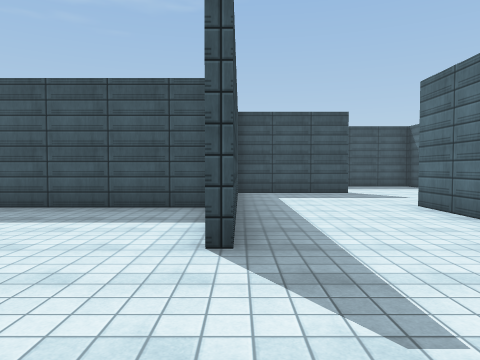
[1] (above)

15 first-person views from a walk through a 3-D level made in the Unity game engine. The camera is 1.3 m above the floor, tilts 2° down and sees 70° across. The floor is counted in squares, 1.8 m on a side. Each view is taken from the middle of a square. On the plan, view 1 faces up. The plan holds only what a view shows up to about 11 squares ahead; the rest is blank. The place goes on beyond the plan. The player is left out. Surface patterns are stand-ins for the level's own textures.

[2]
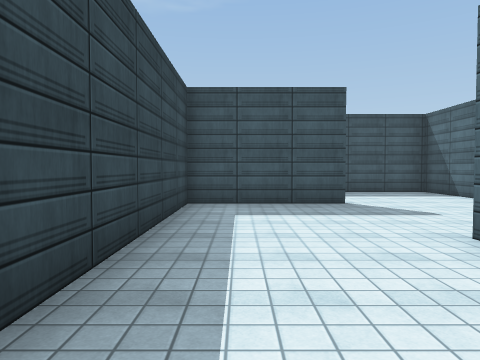

[3]
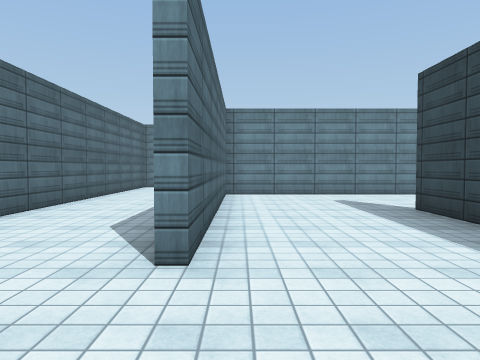

[4]
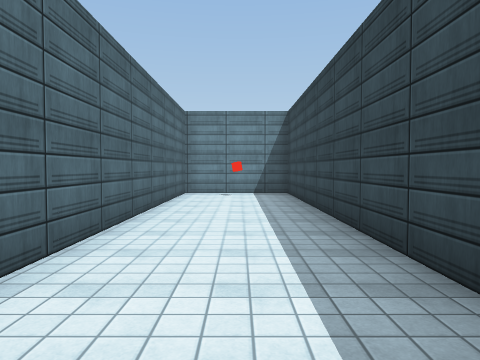

[5]
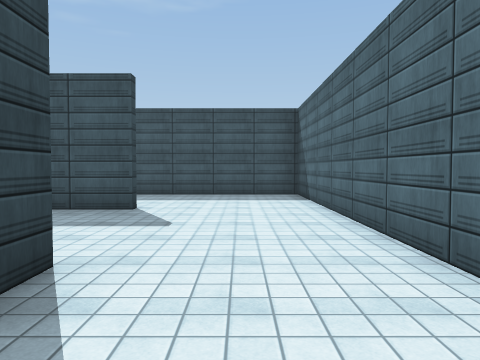

[6]
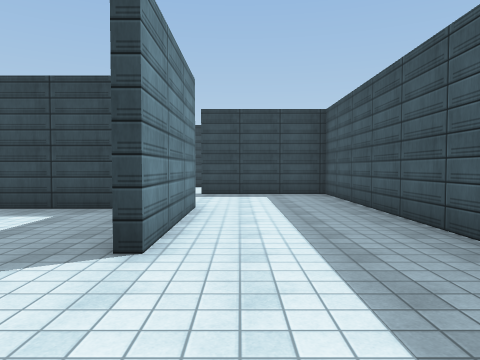

[7]
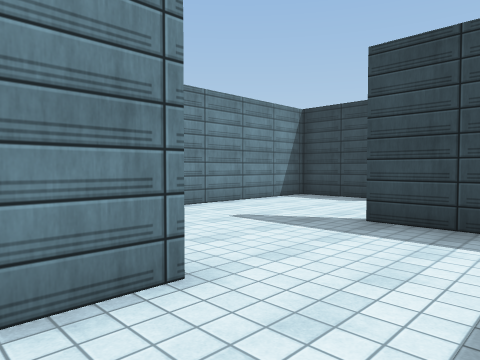

[8]
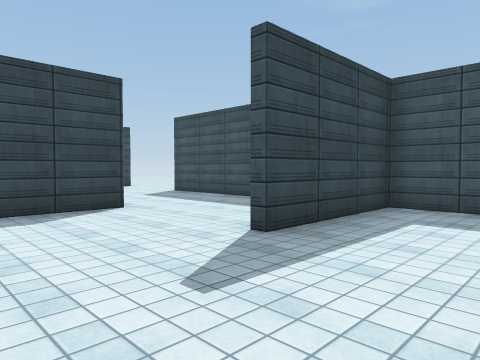

[9]
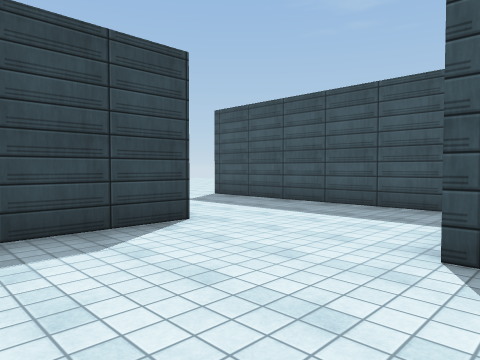

[10]
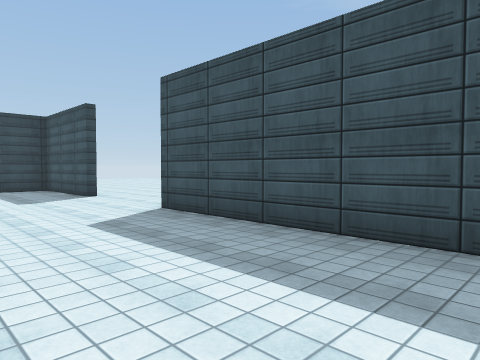

[11]
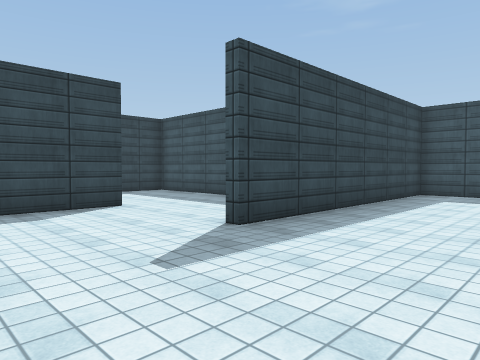

[12]
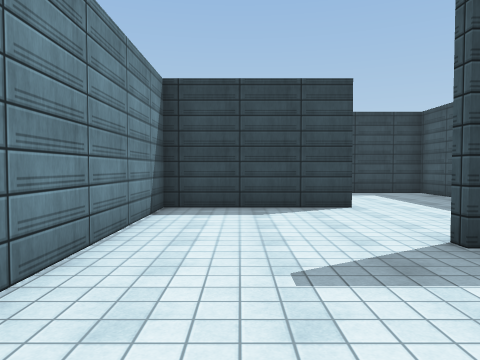

[13]
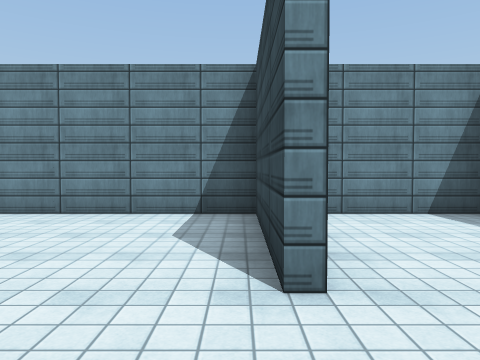

[14]
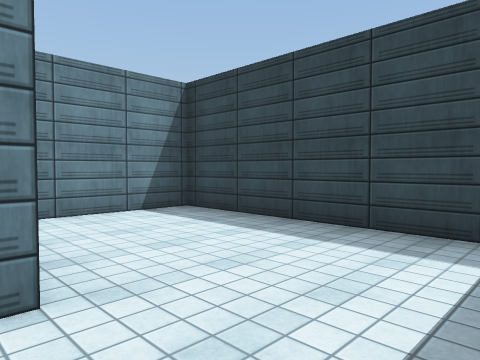

[15]
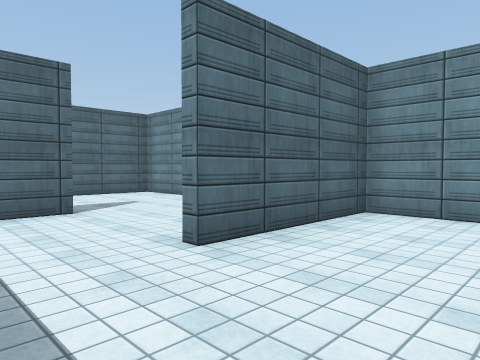

### Floor plan
Points are (right, up) in squares from view 1. A wall is a line through its corners. A room is listed if a view was taken in it or the views show most of it. See-through windows are left out.
Room 1 (views 1, 2, 3, 4, 5, 6, 7, 11, 12)
walls: (3.6, 4.1) (3.6, -3.8) (6.6, -3.8) (6.6, 4); (3.6, 6.5) (3.6, 5.9); (6.6, 6.1) (6.6, 13.4) (-0.5, 13.4); (-0.6, 6.2) (-2.5, 6.2); (-0.3, 3) (-0.3, 4.1); (3.2, 9.9) (-0.1, 9.9) (-0.1, 3); (-0.4, 10.2) (3.2, 10.2); (-3.3, 3.1) (-3.3, -0.4) (3.4, -0.4) (3.4, 6.5)
ways out: opening at (0, 11.5) to room 2; opening at (-3, 4.5) to room 3
Room 2 (views 8, 9, 10)
walls: (-6.9, 10) (-6.9, 6.5) (-2.9, 6.5); (-0.5, 13.4) (-3.5, 13.4) (-3.5, 9.9)
ways out: opening at (0, 11.5) to room 1; opening at (-5.5, 10)
Room 3 (views 13, 14, 15)
walls: (-2.5, 6.2) (-6.9, 6.2) (-6.9, -0.4) (-3.5, -0.4) (-3.5, 3.1)
ways out: opening at (-3, 4.5) to room 1

Where each view was taken, in squares from view 1:
view 1: 0 up, 0 right, facing up
view 2: 3 up, 1 right, facing up
view 3: 9 up, 3 right, facing down
view 4: 6 up, 5 right, facing down
view 5: 4 up, 5 right, facing up
view 6: 11 up, 6 right, facing left
view 7: 12 up, 1 right, facing down-left
view 8: 7 up, 1 left, facing up-left
view 9: 7 up, 3 left, facing up-left
view 10: 10 up, 5 left, facing up-left
view 11: 0 up, 3 right, facing up-left
view 12: 1 up, 3 right, facing left
view 13: 5 up, 3 left, facing down
view 14: 5 up, 3 left, facing down-left
view 15: 5 up, 6 left, facing down-right
